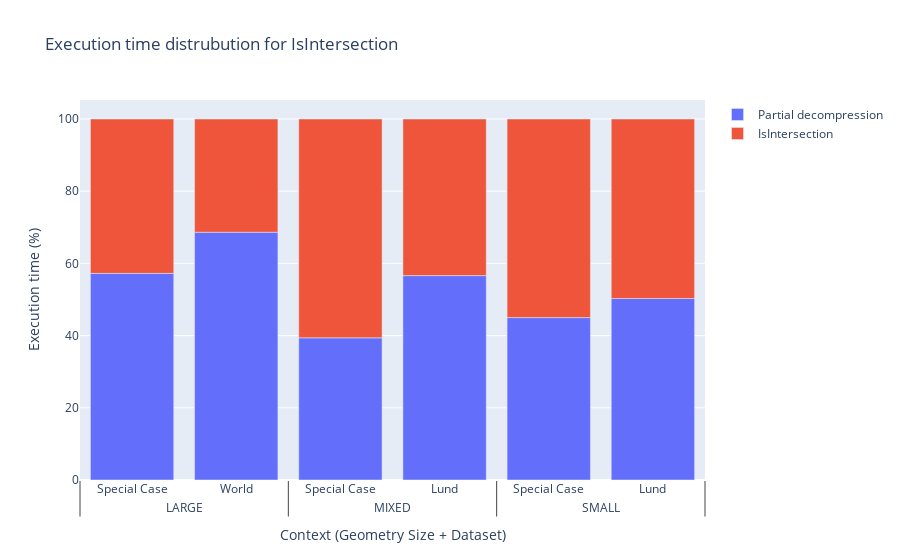
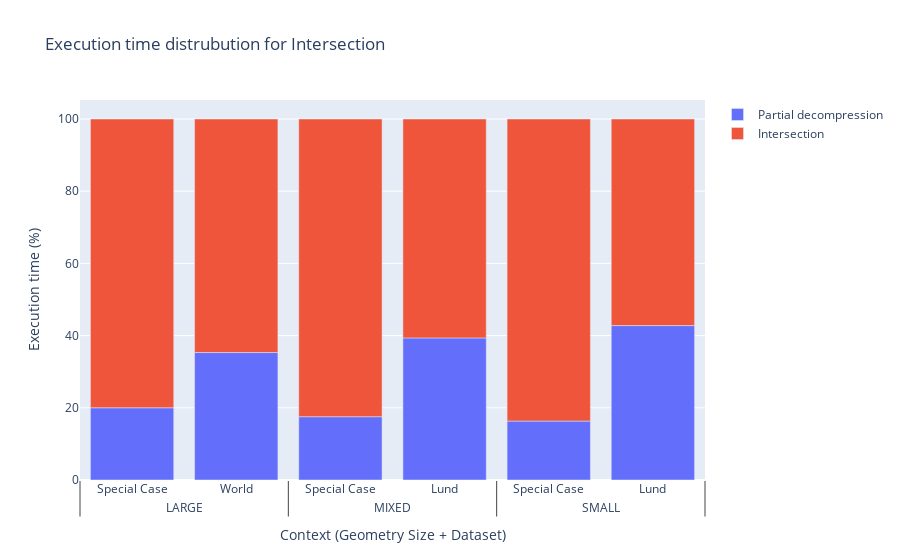

The notebook cell saved with these charts, in order:
### Code cell
pd.options.mode.chained_assignment = None  # default='warn'
import plotly.graph_objects as go

if SHOW_STATS:
    for idx, df in enumerate([stats_df[stats_df['predicate'] == True], stats_df[stats_df['predicate'] == False]]): #Loop through predicate and not predicate intersection seperately
        #Calculate decompression and intersection time fraction
        df["decomp"] = df["decomp"].div(df.total_time/100, axis=0);
        df['intersection' if idx == 1 else 'is_intersection'] = df.apply(lambda x: 100 - x['decomp'], axis=1);
        exec_fractions_df = df[["decomp", 'intersection' if idx == 1 else 'is_intersection', "dataset", "context"]];
        exec_fractions_df = exec_fractions_df.groupby(['context','dataset']).mean();
        exec_fractions_df.reset_index(inplace=True)
       
        x = [
            exec_fractions_df.context.values,
            exec_fractions_df.dataset.values
        ]
        fig = go.Figure()
        fig.add_bar(x=x,y=exec_fractions_df.decomp.values, name="Partial decompression")
        if idx == 0:
            fig.add_bar(x=x,y=exec_fractions_df.is_intersection.values, name="IsIntersection")
            fig.update_layout(title="Execution time distrubution for IsIntersection")

        else:
            fig.add_bar(x=x,y=exec_fractions_df.intersection.values, name="Intersection")
            fig.update_layout(title="Execution time distrubution for Intersection")
        fig.update_layout(barmode="relative", yaxis_title="Execution time (%)", xaxis_title="Context (Geometry Size + Dataset)")

        fig.show()

### Figure 1 — Plotly figure (JSON) as saved in the notebook; plotly's stock layout.template omitted (floating-point values rounded to 4 significant figures)
{"data": [{"name": "Partial decompression", "type": "bar", "x": [["LARGE", "LARGE", "MIXED", "MIXED", "SMALL", "SMALL"], ["Special Case", "World", "Lund", "Special Case", "Lund", "Special Case"]], "y": [57.24, 68.63, 56.62, 39.39, 50.28, 44.99]}, {"name": "IsIntersection", "type": "bar", "x": [["LARGE", "LARGE", "MIXED", "MIXED", "SMALL", "SMALL"], ["Special Case", "World", "Lund", "Special Case", "Lund", "Special Case"]], "y": [42.76, 31.37, 43.38, 60.61, 49.72, 55.01]}], "layout": {"barmode": "relative", "title": {"text": "Execution time distrubution for IsIntersection"}, "xaxis": {"title": {"text": "Context (Geometry Size + Dataset)"}}, "yaxis": {"title": {"text": "Execution time (%)"}}}}

### Figure 2 — Plotly figure (JSON) as saved in the notebook; plotly's stock layout.template omitted (floating-point values rounded to 4 significant figures)
{"data": [{"name": "Partial decompression", "type": "bar", "x": [["LARGE", "LARGE", "MIXED", "MIXED", "SMALL", "SMALL"], ["Special Case", "World", "Lund", "Special Case", "Lund", "Special Case"]], "y": [20.01, 35.31, 39.36, 17.54, 42.78, 16.33]}, {"name": "Intersection", "type": "bar", "x": [["LARGE", "LARGE", "MIXED", "MIXED", "SMALL", "SMALL"], ["Special Case", "World", "Lund", "Special Case", "Lund", "Special Case"]], "y": [79.99, 64.69, 60.64, 82.46, 57.22, 83.67]}], "layout": {"barmode": "relative", "title": {"text": "Execution time distrubution for Intersection"}, "xaxis": {"title": {"text": "Context (Geometry Size + Dataset)"}}, "yaxis": {"title": {"text": "Execution time (%)"}}}}
